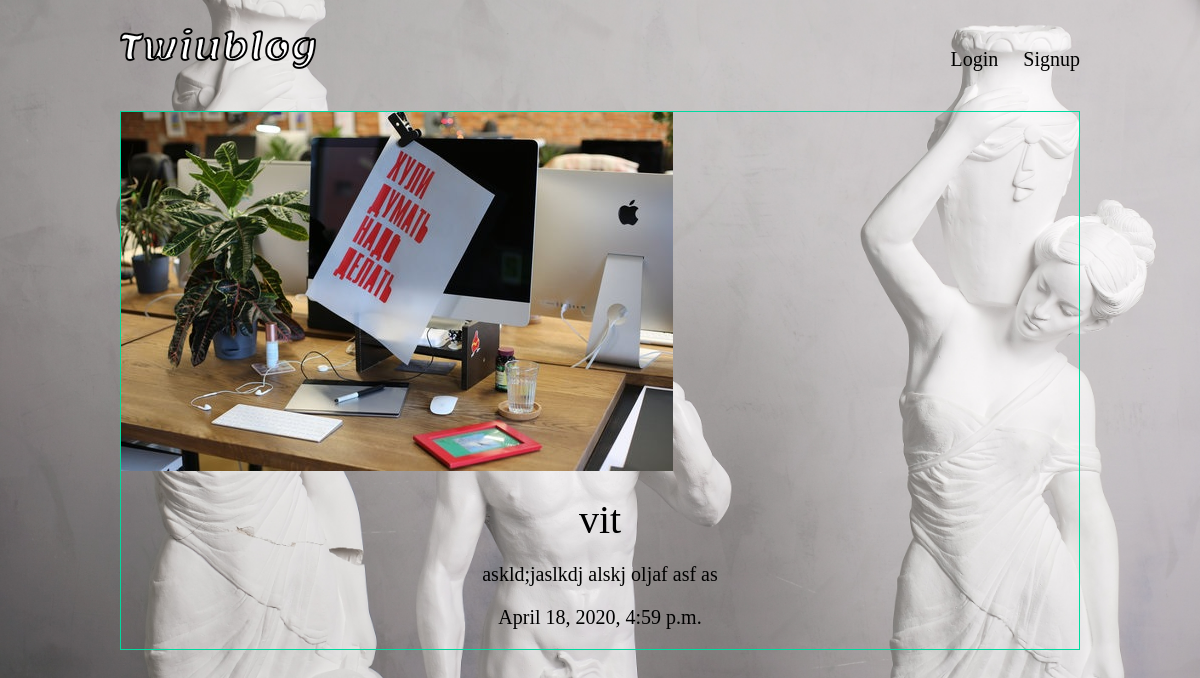
The page /articles/vit/ on the database its author committed.
### articles/models.py (models this page shows, shortened)
class Article (models.Model):
    title=models.CharField(max_length=100)
    slug = models.SlugField()
    body = models.TextField()
    date = models.DateTimeField(auto_now_add=True)
    thumb = models.ImageField(default='default.png', blank=True)
    author = models.ForeignKey(User, default=None, on_delete=models.DO_NOTHING)

### articles/views.py (the view)
# urls.py: re_path(r'^(?P<slug>[\w-]+)/$',views.article_detail, name="detail")
def article_detail(request, slug):
    article=Article.objects.get(slug=slug)
    return render(request, 'articles/article_detail.html', {'article':article})

### articles/templates/articles/article_detail.html
{% extends 'base_layout.html'%}
{% block content %}
<div class="article-detail">
    <div class="article">
        <img src="{{article.thumb.url}}">
        <h2>{{article.title}}</h2>
        <p>{{article.body}}</p>
        <p>{{article.date}}</p>
    </div>
</div>
{% endblock %}

### assets/styles.css (style rules this page uses)
body { background-color: #0f121f; background-image: url(background.jpg); background-repeat: no-repeat; background-size: cover; color: rgb(0, 0, 0); font-size: 20px; }
body * { font-family: Georgia; }
h1,h2,h3,h4,h5 { font-weight: normal; margin: 0; }
.article { padding: 10px; border: 1px solid #00dba0; position:relative; padding-bottom: 40px; }
.article h2 { font-size: 1.2em; }
.article-detail .article { padding: 0; }
.article-detail .article img { max-width: 100%; }
.article-detail .article h2 { text-align: center; margin: 20px auto; font-size: 2em; }
.article-detail .article p { text-align: center; }

### rows shown on the page
Article: thumb (picture), title "vit", body "askld;jaslkdj alskj oljaf asf as", date "April 18, 2020, 4:59 p.m."
